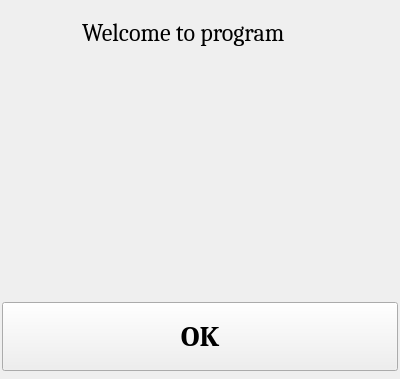
<?xml version="1.0" encoding="UTF-8"?>
<ui version="4.0">
 <class>MainWindow</class>
 <widget class="QMainWindow" name="MainWindow">
  <property name="geometry">
   <rect>
    <x>0</x>
    <y>0</y>
    <width>400</width>
    <height>379</height>
   </rect>
  </property>
  <property name="minimumSize">
   <size>
    <width>400</width>
    <height>379</height>
   </size>
  </property>
  <property name="maximumSize">
   <size>
    <width>400</width>
    <height>379</height>
   </size>
  </property>
  <property name="windowTitle">
   <string>MainWindow</string>
  </property>
  <widget class="QWidget" name="MainWidget">
   <property name="minimumSize">
    <size>
     <width>400</width>
     <height>379</height>
    </size>
   </property>
   <property name="maximumSize">
    <size>
     <width>400</width>
     <height>379</height>
    </size>
   </property>
   <widget class="QLabel" name="welcome_label">
    <property name="geometry">
     <rect>
      <x>82</x>
      <y>16</y>
      <width>224</width>
      <height>34</height>
     </rect>
    </property>
    <property name="minimumSize">
     <size>
      <width>224</width>
      <height>34</height>
     </size>
    </property>
    <property name="maximumSize">
     <size>
      <width>224</width>
      <height>34</height>
     </size>
    </property>
    <property name="font">
     <font>
      <family>Cambria</family>
      <pointsize>18</pointsize>
     </font>
    </property>
    <property name="text">
     <string>Welcome to program</string>
    </property>
   </widget>
   <widget class="QLabel" name="welcome_picture">
    <property name="geometry">
     <rect>
      <x>0</x>
      <y>52</y>
      <width>400</width>
      <height>245</height>
     </rect>
    </property>
    <property name="minimumSize">
     <size>
      <width>400</width>
      <height>245</height>
     </size>
    </property>
    <property name="maximumSize">
     <size>
      <width>400</width>
      <height>245</height>
     </size>
    </property>
    <property name="styleSheet">
     <string notr="true">background-image: url(:/newPrefix/ddos_image.png);</string>
    </property>
    <property name="text">
     <string/>
    </property>
   </widget>
   <widget class="QPushButton" name="welcome_button">
    <property name="geometry">
     <rect>
      <x>2</x>
      <y>302</y>
      <width>396</width>
      <height>69</height>
     </rect>
    </property>
    <property name="font">
     <font>
      <family>Cambria</family>
      <pointsize>22</pointsize>
      <weight>75</weight>
      <bold>true</bold>
     </font>
    </property>
    <property name="text">
     <string>OK</string>
    </property>
   </widget>
  </widget>
 </widget>
 <resources>
  <include location="picture.qrc"/>
 </resources>
 <connections/>
</ui>
